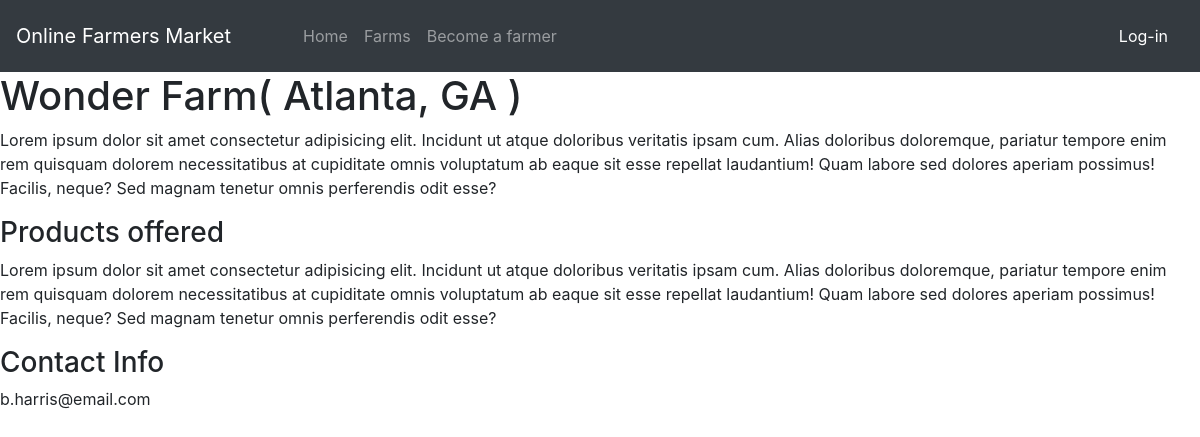
Screenshot of /farmers/detail/3 with the database file from the repository.
### account/models.py (models this page shows, shortened)
class FarmerProfile(models.Model):
    STATUS_CHOICES = (
        ('not public', 'Not Public'),
        ('public', 'Public')
    )
    user = models.OneToOneField(
        settings.AUTH_USER_MODEL, on_delete=models.CASCADE)
    street = models.CharField(max_length=250)
    city = models.CharField(max_length=50)
    state = models.CharField(max_length=50)
    zipcode = models.CharField(max_length=8)
    farm_name = models.CharField(max_length=50)
    farm_description = models.TextField()
    farm_products = models.TextField()
    farm_photo = models.ImageField(upload_to='farmers/', blank=True)
    went_public = models.DateTimeField(default=timezone.now)
    status = models.CharField(
        max_length=10, choices=STATUS_CHOICES, default='not public')
    objects = models.Manager()
    is_public = PublicManager()
    class Meta:
        ordering = ('-went_public',)

### home/views.py (the view)
# urls.py: path('farmers/detail/<int:pk>', FarmerDetail.as_view(), name='farmer_detail')
class FarmerDetail(DetailView):
    model = FarmerProfile
    context_object_name = "farmer"
    template_name = 'home/farmer_detail.html'

### home/templates/home/farmer_detail.html (shortened to what this page needs)
{% extends 'account/base.html' %}
{% block content %}
    <h1>{{ farmer.farm_name }}<span class="tiny">( {{ farmer.city }}, {{ farmer.state }} )</span></h1>
    <p>{{ farmer.farm_description }}</p>
    <div>
        <h3>Products offered</h3>
        <p>{{ farmer.farm_products }}</p>
    </div>
    <div>
        <h3>Contact Info</h3>
        <p>{{ farmer.user.email }}</p>
    </div>
{% endblock %}

### account/templates/account/base.html (shortened to what this page needs)
{% load static %}
<!DOCTYPE html>
<html lang="en">
<head>
    <link rel="stylesheet" href="https://stackpath.bootstrapcdn.com/bootstrap/4.4.1/css/bootstrap.min.css"
>
   <link rel="stylesheet" href="{% static "base.css" %}">
</head>
<body>
   <nav class="navbar navbar-dark bg-dark navbar-expand-md">
    <a href="{% url 'index'%}" class="navbar-brand">Online Farmers Market</a>
        <div class="collapse navbar-collapse" id="navMenu">
        {% if request.user.is_authenticated %}
            <ul class="navbar-nav ml-1">
                <li class="nav-item {% if section == 'home' %} active {% endif %}">
                <a href="{% url "index" %}" class="nav-link">Home</a>
                </li>
                <li class="nav-item {% if section == 'farm_list' %} active {% endif %}">
                <a href="{% url "farmer_list" %}" class="nav-link">Farms</a>
                </li>
                <li class="nav-item {% if section == 'dashboard' %} active {% endif %}">
                <a href="{% url "dashboard" %}" class="nav-link">My Dashboard</a>
                </li>
                <li class="nav-item {% if section == 'edit_profile' %} active {% endif %}">
                <a href="{% url "edit" %}" class="nav-link">Edit Profile</a>
                </li>
            </ul>
            <span class="navbar-text ml-auto"><a href="{% url "logout" %}" class="nav-link">Hello {{ request.user.first_name }} Logout</a></span>
        {% else %}
            <ul class="navbar-nav ml-5">
                <li class="nav-item {% if section == 'home' %} active {% endif %}">
                <a href="{% url "index" %}" class="nav-link">Home</a>
                </li>
                <li class="nav-item {% if section == 'farm_list' %} active {% endif %}">
                <a href="{% url "farmer_list" %}" class="nav-link">Farms</a>
                </li>
                <li class="nav-item {% if section == 'register' %} active {% endif %}">
                <a href="{% url "register" %}" class="nav-link">Become a farmer</a>
                </li>
            </ul>
            <span class="navbar-text ml-auto"><a href="{% url "login" %}" class="nav-link">Log-in</a></span>
        {% endif %}
        </div>
    </nav>
    <div id="content">
        {% block content %}
        {% endblock %}
    </div>
</body>
</html>

### account/static/account/css/base.css (style rules this page uses)
a { color: #00abff; text-decoration: none; }

### rows the page displays
FarmerProfile: farm_name "Wonder Farm", city "Atlanta", state "GA", farm_description "Lorem ipsum dolor sit amet consectetur adipisicing elit. Incidunt ut atque doloribus veritatis ipsam cum. Alias doloribus doloremque, pariatur tempore enim rem quisquam dolorem necessitatibus at cupiditate omnis voluptatum ab eaque sit esse repellat laudantium! Quam labore sed dolores aperiam possimus! Facilis, neque? Sed magnam tenetur omnis perferendis odit esse?", farm_products "Lorem ipsum dolor sit amet consectetur adipisicing elit. Incidunt ut atque doloribus veritatis ipsam cum. Alias doloribus doloremque, pariatur tempore enim rem quisquam dolorem necessitatibus at cupiditate omnis voluptatum ab eaque sit esse repellat laudantium! Quam labore sed dolores aperiam possimus! Facilis, neque? Sed magnam tenetur omnis perferendis odit esse?", user.email "b.harris@email.com"
